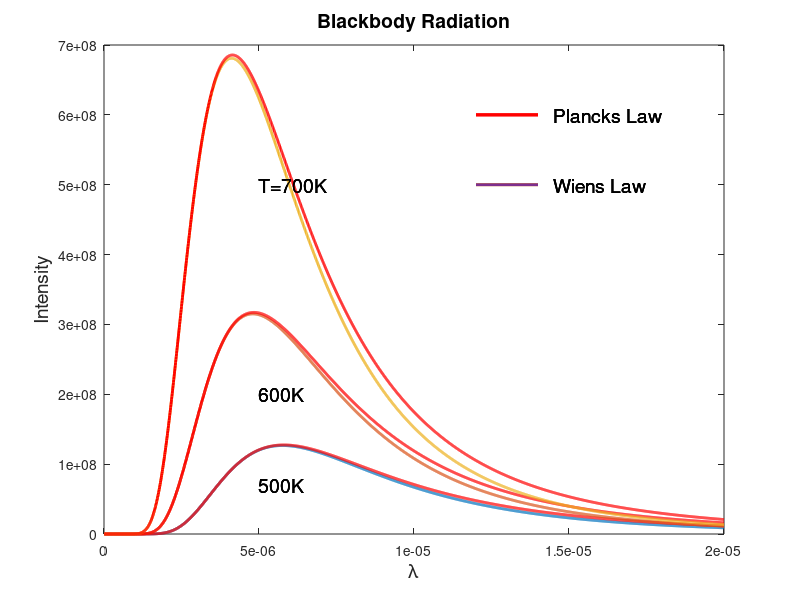

The MATLAB source for this figure:
%------------------------------------------------------------------------%
%---------Black Body Radiation-------------------------------------------%
%------------------------------------------------------------------------%

clc;
close all;
clear all;

%------------------------------------------------------------------------%

c=3*10^8; % speed of light in vaccum
h=6.625*10.^-34; %  Planck constant 
k=1.38*10.^-23; %   Boltzmann constant
T=[ 500 600 700 ]; % Temperatures in Kelvin
Lam=(0.0:0.01:20).*1e-6; 


figure(1)
for i=1:3
    
%------------Wiens Displacement Law--------------------------------------%

I1(:,i)= ((2*h*c*c)./(Lam.^5)).*(exp(-(h*c)./(Lam*k*T(i))));

%------------Planks Law--------------------------------------------------%

I2(:,i)=(2*h*c*c)./((Lam.^5).*(exp((h.*c)./(k.*T(i).*Lam))-1));

%------------------------------------------------------------------------%


plot(Lam,I1(:,i),'linewidth',2)
hold on
plot(Lam,I2(:,i),'r','linewidth',2)

  text(.5e-5,.7e8,'500K','fontSize',14)
  text(.5e-5,2e8,'600K','fontSize',14)
  text(.5e-5,5e8,'T=700K','fontSize',14)

  line([1.2e-5 1.4e-5], [6e8 6e8],'color','r','linewidth',2)
  line([1.2e-5 1.4e-5], [5e8 5e8],'linewidth',2)
  
  text(1.45e-5,6e8,'Plancks Law','fontSize',14)
  text(1.45e-5,5e8,'Wiens Law','fontSize',14)

  
  xlabel('\lambda','fontsize',14)
  ylabel('Intensity','fontsize',14)
  title('Blackbody Radiation','fontsize',14)
  
  fh = figure(1);
  set(fh, 'color', 'white');
end

